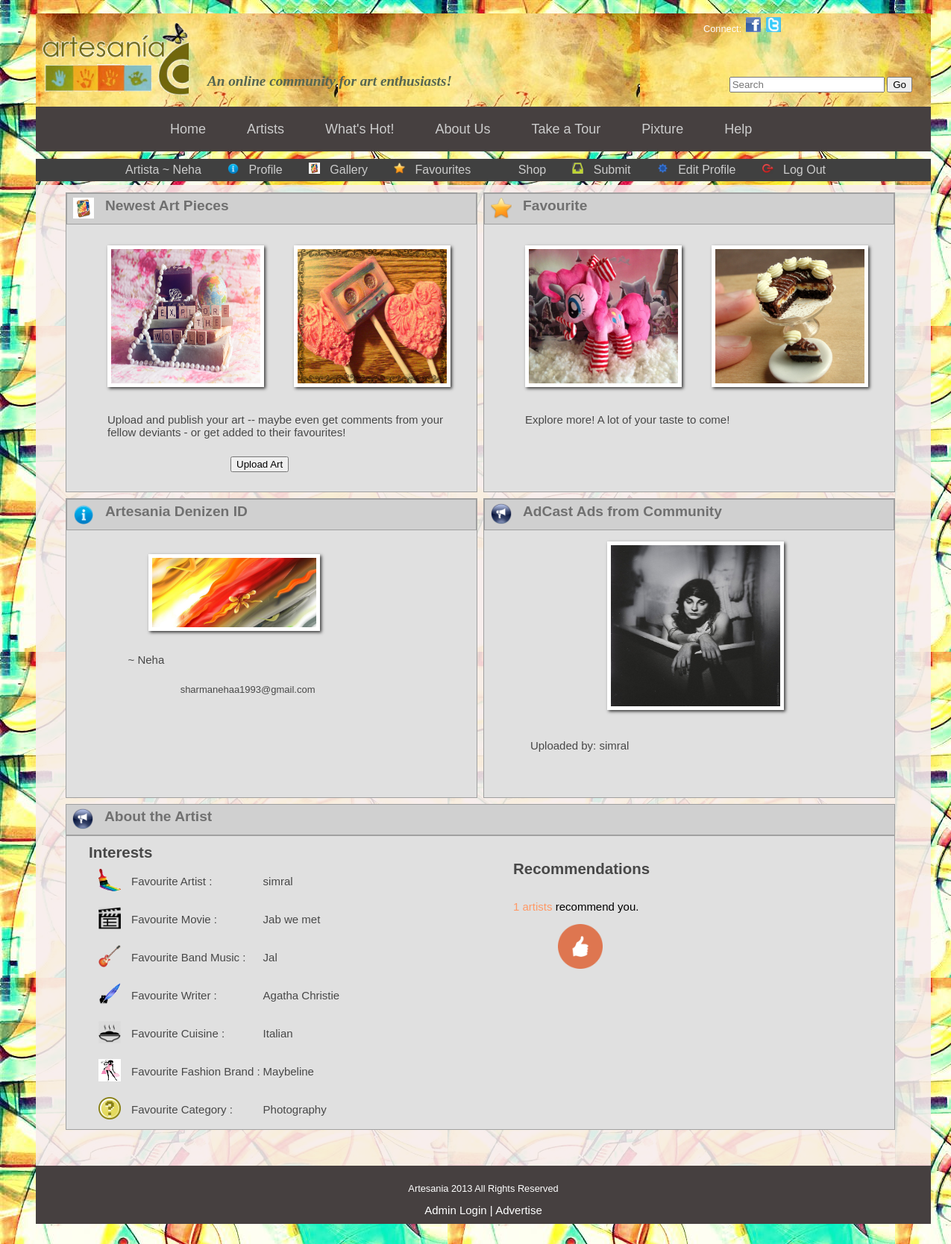
Screenshot of /project/profile.php (signed in) with the database file from the repository.
### tables this page shows
CREATE TABLE IF NOT EXISTS `products` (
  `product_id` int(200) NOT NULL AUTO_INCREMENT,
  `username` varchar(100) NOT NULL,
  `category` varchar(50) NOT NULL,
  `caption` varchar(250) DEFAULT NULL,
  `description` text NOT NULL,
  `path` varchar(100) NOT NULL,
  `views` int(11) NOT NULL DEFAULT '0',
  `upvotes` int(50) NOT NULL,
  `visibility` tinyint(1) NOT NULL,
  `on_sale` varchar(4) NOT NULL,
  `upload_time` timestamp NOT NULL DEFAULT CURRENT_TIMESTAMP,
  PRIMARY KEY (`product_id`)
);

CREATE TABLE IF NOT EXISTS `user_details` (
  `username` varchar(50) NOT NULL,
  `password` varchar(50) NOT NULL,
  `name` varchar(100) NOT NULL,
  `dob` date NOT NULL,
  `gender` varchar(10) NOT NULL,
  `email` varchar(50) NOT NULL,
  `contact` varchar(15) NOT NULL,
  `address` text NOT NULL,
  `bank_acc_no` bigint(50) NOT NULL,
  `bank_name` varchar(50) NOT NULL,
  `recommend` int(10) NOT NULL,
  `premium` tinyint(1) NOT NULL,
  `dp_name` varchar(100) NOT NULL DEFAULT 'images/default.jpg',
  PRIMARY KEY (`username`)
);

CREATE TABLE IF NOT EXISTS `advertisement` (
  `username` varchar(100) NOT NULL,
  `ad_id` int(11) NOT NULL AUTO_INCREMENT,
  `clicks` int(11) NOT NULL,
  `max_clicks` int(11) NOT NULL,
  `camp_start_date` date NOT NULL,
  `path` varchar(100) NOT NULL,
  `redirect_url` varchar(100) NOT NULL,
  `allowed` tinyint(1) NOT NULL DEFAULT '0',
  PRIMARY KEY (`ad_id`),
  UNIQUE KEY `username` (`username`,`ad_id`),
  UNIQUE KEY `username_2` (`username`,`ad_id`)
);

CREATE TABLE IF NOT EXISTS `interests` (
  `username` varchar(20) NOT NULL DEFAULT '',
  `artist` varchar(20) DEFAULT NULL,
  `movie` varchar(20) DEFAULT NULL,
  `band_music` varchar(20) DEFAULT NULL,
  `writer` varchar(20) DEFAULT NULL,
  `cuisine` varchar(20) DEFAULT NULL,
  `fashion_brand` varchar(20) DEFAULT NULL,
  `category` varchar(20) DEFAULT NULL,
  PRIMARY KEY (`username`)
);

### project/profile.php (the view, shortened to what this page needs)
<?php
	echo '<link rel= "stylesheet" href="css/profile.css">';
?>
	</head>
	<?php
		include "header2.php";
		include "profileLoginHeader.php";
		$con=mysqli_connect("localhost","root","","artesania");
	?>
				<div id = "content">
					<div id="new_art">
						<div id="head">
							<img src="images/gallery_icon.png"></img>
							<h2>Newest Art Pieces</h2>
						</div>
							<div id="art">
							<?php
								$query="select * from products where username='".$_SESSION['username']."' order by upload_time DESC LIMIT 2";
								$result=mysqli_query($con,$query);
								if((mysqli_num_rows($result))==0){
									?>
										<div id="art_in1"><embed src="images/default_image.jpg"></div>
										<div id="art_in2"><embed src="images/default_image.jpg"></div>
										<p>Get started! Upload and publish your art -- maybe even get comments from your fellow deviants - or get added to their favourites! </p>
									<?php
								}
								else if((mysqli_num_rows($result))>=2){
									$row = mysqli_fetch_array($result);
									?>
										<div id="art_in1"><a href="<?php echo $row['path']?>"><embed src="<?php echo $row['path']?>"></embed></a></div>
										<?php $row = mysqli_fetch_array($result);?>
										<div id="art_in2"><a href="<?php echo $row['path']?>"><embed src="<?php echo $row['path']?>"></embed></a></div>
										<p>Upload and publish your art -- maybe even get comments from your fellow deviants - or get added to their favourites! </p>
									<?php
								}
								else
								die("Registration failed.Try again");
								 ?>
							</div>
						<button value= "submit" type="button" name="submit" onclick="location.href='submit_art.php';">Upload Art</button>
					</div>
					<div id="favourite">
						<div id="head">
							<img src="images/fav.png"></img>
							<h2>Favourite</h2>
						</div>
							<div id="fav">
							<?php
								$query="select path from products where product_id in (select product_id from favourite where username='".$_SESSION['username']."')";
								$result=mysqli_query($con,$query);
								if((mysqli_num_rows($result))==0){
									?>
										<div id="art_in1"><embed src="images/default_image.jpg"></div>
										<div id="art_in2"><embed src="images/default_image.jpg"></div>
										<p>Explore more! A lot of your taste to come!</p>
									<?php
								}
								else if((mysqli_num_rows($result))>=2){
									$row = mysqli_fetch_array($result);
									?>
										<div id="art_in1"><a href="<?php echo $row['path']?>"><embed src="<?php echo $row['path']?>"></embed></a></div>
										<?php $row = mysqli_fetch_array($result);?>
										<div id="art_in2"><a href="<?php echo $row['path']?>"><embed src="<?php echo $row['path']?>"></embed></a></div>
										<p>Explore more! A lot of your taste to come! </p>
									<?php
								}
								else
								die("Registration failed.Try again");
								 ?>
							</div>
					</div>
					<div id="denizen_id">
						<div id="head">
							<img src="images/profile_icon.png"></img>
							<h2>Artesania Denizen ID</h2>
						</div>
						<div id="pic">
						<?php
							$query="select * from user_details where username='".$_SESSION['username']."'";
							$result=mysqli_query($con,$query);
							if((mysqli_num_rows($result))==1){
								$row = mysqli_fetch_array($result);
								$src=$row['dp_name'];
								echo "<img src = '$src' ></img>";
							}
							else
							die("Registration failed.Try again");
							 ?>
						</div>
						<div id="text"> <?php
								echo '~ '.$_SESSION['username'].''; ?>
								<div id="s_text">
								<?php
									echo $row['email'];
								?>
								</div>
						</div>
					</div>
					<div id="ad">
						<div id="head">
							<img src="images/ad_icon.png"></img>
							<h2 >AdCast Ads from Community</h2>
						</div>
						<div id="ad_body">
							<?php
					    $conn=mysqli_connect("localhost","root","","artesania");
					    if(!isset($_GET['Clicked'])){
					    $result = mysqli_query($conn,"select * FROM advertisement ORDER BY RAND()");
					    $row = mysqli_fetch_array($result);
					    mysqli_query($conn,"update advertisement set clicks = clicks + 1 WHERE ad_id = '" . $row['ad_id'] . "'") or die(mysql_error());
					    mysqli_query($conn,"delete from advertisement where clicks >= max_clicks");
					    echo "<a href='".$row['redirect_url']."'><img src='".$row['path']."' /></a>";
					}
						echo "<p>Uploaded by: ".$row['username']."</p>";
					?>
						</div>
					</div>
					<div id="about">
						<div id="head">
							<img src="images/ad_icon.png"></img>
							<h2 >About the Artist</h2>
						</div>
						<div id="about_body">
							<h1>Interests</h1>
							<?php
									$query="select * from interests where username='".$_SESSION['username']."'";
									$result = mysqli_query($conn,$query);
									$row = mysqli_fetch_array($result);
									echo "<table id='interests'>";
									if($row['artist']!=''){
										echo "<tr>
											<td><img src='images/fav_art.gif'></img></td>
											<td><p>Favourite Artist :</p></td>
											<td><p>".$row['artist']."</p></td>
											</tr>";
									}
									if($row['movie']!=''){
										echo "<tr>
											<td><img src='images/fav_movie.png'></img></td>
											<td><p>Favourite Movie :</p></td>
											<td><p>".$row['movie']."</p></td>
											</tr>";
									}
									if($row['band_music']!=''){
										echo "<tr>
											<td><img src='images/fav_band.png'></img></td>
											<td><p>Favourite Band Music :</p></td>
											<td><p>".$row['band_music']."</p></td>
											</tr>";
									}
									if($row['writer']!=''){
										echo "<tr>
											<td><img src='images/fav_writer.gif'></img></td>
											<td><p>Favourite Writer :</p></td>
											<td><p>".$row['writer']."</p></td>
											</tr>";
									}
									if($row['cuisine']!=''){
										echo "<tr>
											<td><img src='images/fav_cuisine.png'></img></td>
											<td><p>Favourite Cuisine :</p></td>
											<td><p>".$row['cuisine']."</p></td>
											</tr>";
									}
									if($row['fashion_brand']!=''){
										echo "<tr>
											<td><img src='images/fav_fashion.jpg'></img></td>
											<td><p>Favourite Fashion Brand :</p></td>
											<td><p>".$row['fashion_brand']."</p></td>
											</tr>";
									}
									if($row['category']!=''){
										echo "<tr>
											<td><img src='images/fav_category.png'></img></td>
											<td><p>Favourite Category :</p></td>
											<td><p>".$row['category']."</p></td>
											</tr>";
									}
									echo "</table>";
							?>
						</div>
						<div id="recommend">
							<h1>Recommendations</h1><br>
							<?php
									$query="select count(*) from recommendations where artist='".$_SESSION['username']."'";
									$result = mysqli_query($conn,$query);
									$row = mysqli_fetch_array($result);
									echo "<p><a href='recommended_by.php?username=".$_SESSION['username']."'>".$row['count(*)']." artists </a>recommend you.</p>";
							?>
							<img src="images/recommendation.png"></img>
						</div>
					</div>
				</div>
			</div>
			<?php
				include "footer.php";
				?>
		</div>
	</body>
</html>

### project/css/primary.css (style rules this page uses)
body { font: 0.8em Arial, sans-serif; background-image:url('http://localhost/xampp/project/images/background.jpg'); background-attachment:fixed; position:absolute; padding-left:30px; height: 100%; width: 100%; }
h1, ul { margin:0; padding:0; }
#content { float:left; width:980px; padding:10px; }
a { text-decoration:none; color:black; }
#content { background: rgba(247, 236, 236, 0.88); text-align:justify; }
#content embed { height:200px; width:auto; padding:25px 10px 5px 10px; }
#content img { height:200px; width:205px; padding:25px 20px 25px 20px; }
#content h1 { font-size:1.6em; }
#content, #side { min-height:550px; }

### project/css/profile.css (style rules this page uses)
#content { width:1180px; display:inline; }
#content img { padding:0px; }
#content embed { padding:0px; }
#about { float:left; width:1112px; margin-top:8px; }
#about_body { min-height:370px; background:#E0E0E0; border:1px solid; border-color:#A0A0A0; }
#about_body h1 { color:#484848; margin-left:30px; margin-top:10px; }
#interests { margin-left:40px; }
#interests tr td p { color:#484848; font-size:15px; }
#interests tr td img { width:30px; height:30px; margin-right:10px;; }
#recommend { min-height:400px; width:500px; margin-left:600px; margin-top:-362px; }
#recommend h1 { color:#484848; }
#recommend p { font-size:15px; }
#recommend p a { color:#FF9966; }
#recommend img { height:60px; width:60px; margin-left:60px; }
#new_art,#favourite,#denizen_id,#ad { float:left; width:550px; height:400px; background:#E0E0E0; border:1px solid; border-color:#A0A0A0; }
#new_art,#denizen_id,#about { margin-left:30px; }
#favourite { margin-left:8px; }
#denizen_id { margin-top:8px; float:left; margin-right:8px; }
#ad { float:left; margin-top:8px; margin-right:8px; }
#head { width:auto; height:40px; border:1px solid; border-color:#A0A0A0; background:#D0D0D0; }
#head h2 { float:left; padding-top:0px; line-height:0em; color:#707070 ; padding-left:10px; }
#head img { width:28px; height:28px; float:left; padding: 5px 5px 1px 8px; }
#art,#fav { width:500px; height:250px; padding-right:11%; padding-top:5%; padding-left:10%; }
#art p,#fav p { width:auto; margin-right:10%; color:#484848; font-size:15px; font:serif; }
#new_art button { margin-left:40%; margin-top:6%; }
#art_in1,#art_in2 { width:50%; height:90%; float:left; }
#art_in1 a embed ,#art_in2 a embed { width:200px; height:180px; border:5px solid white; box-shadow:2px 2px 4px #383838; }
#art_in1 embed ,#art_in2 embed { width:200px; height:180px; border:5px solid white; box-shadow:2px 2px 4px #383838; }
#pic { padding-left:20%; padding-top:3%; }
#pic img { width:50%; height:50%; border:1px solid; margin-top:15px; border-color:#707070; border:5px solid white; box-shadow:2px 2px 4px #383838; }
#text,#s_text { color:#484848; font-size:15px; padding-left:15%; padding-top:5%; }
#s_text { font-size:13px; width:auto; height:20px; }
#ad_body { width:75%; height:60%; }
#ad_body a img { width:55%; height:90%; border:1px solid; margin-top:15px; border-color:#707070; border:5px solid white; box-shadow:2px 2px 4px #383838; margin-left:40%; }
#ad_body p { color:#484848; font-size:15px; padding-left:15%; padding-top:5%; }

### rows the page displays
user_details: dp_name (picture), email "sharmanehaa1993@gmail.com"
advertisement: path (picture), username "simral"
interests: artist "simral", movie "Jab we met", band_music "Jal", writer "Agatha Christie", cuisine "Italian", fashion_brand "Maybeline", category "Photography"

### other values shown
$_SESSION['username'] "Neha"
$row['count(*)'] "1"
